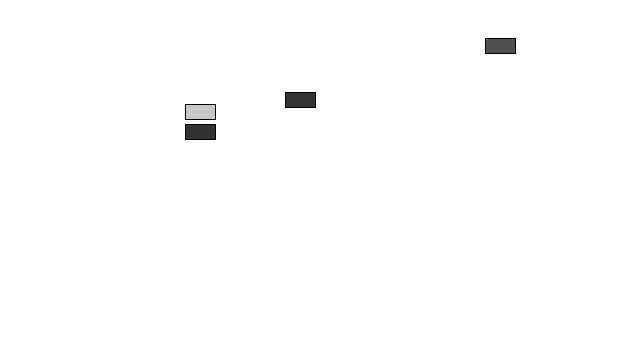
Frame 1 (no input)
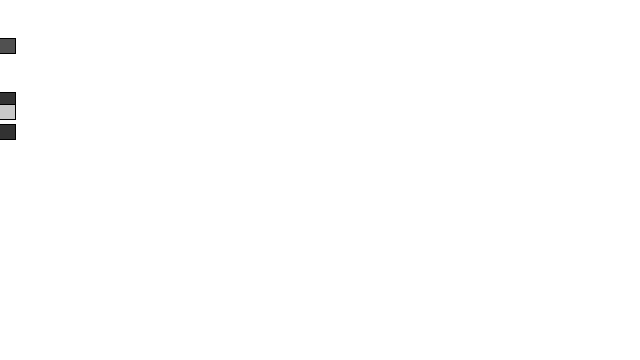
Frame 60 (the mouse pressed at the canvas centre just before this capture)
Frame 120 (the mouse held since frame 60 and released just before this capture): identical to frame 60, image omitted

The Processing sketch that drew these frames (run headless with seeded random() and noise(); from frame 60 on, the mouse is pressed at the canvas centre):

// Processing sketch: day15
// ── day15.pde
Car myCar1;
Car myCar2; // two objects
Car myCar3;
Car myCar4;

void setup(){
  size(640,360);
  myCar1 = new Car(color(51),0,100,300);
  myCar2 = new Car(color(200),0,112,200);
  myCar3 = new Car(color(50),0,132,200); 
  myCar4 = new Car(color(80),0,46,500);
}  
void draw(){
  background(255);
  myCar1.move();
  myCar1.display();
  myCar2.move();
  myCar2.display();
  myCar3.move();
  myCar3.display();
  myCar4.move();
  myCar4.display();
}
// ── Car.pde

class Car {
  color c;
  float xpos;
  float ypos;
  float xspeed;
  Car (color tempC,float tempXpos,float tempYpos, float tempXspeed) {
    // making car constructor with variable for input
    c = tempC;
    xpos = tempXpos;
    ypos = tempYpos;
    xspeed = tempXspeed;
  }
  void display(){
    stroke(0);
    fill(c);
    rectMode(CENTER);
    rect(xpos, ypos, 30, 15);
   
  }
  void move(){
    xpos = xpos + xspeed;
    if (xpos > width){
      xpos = 0; }
  }
}  
